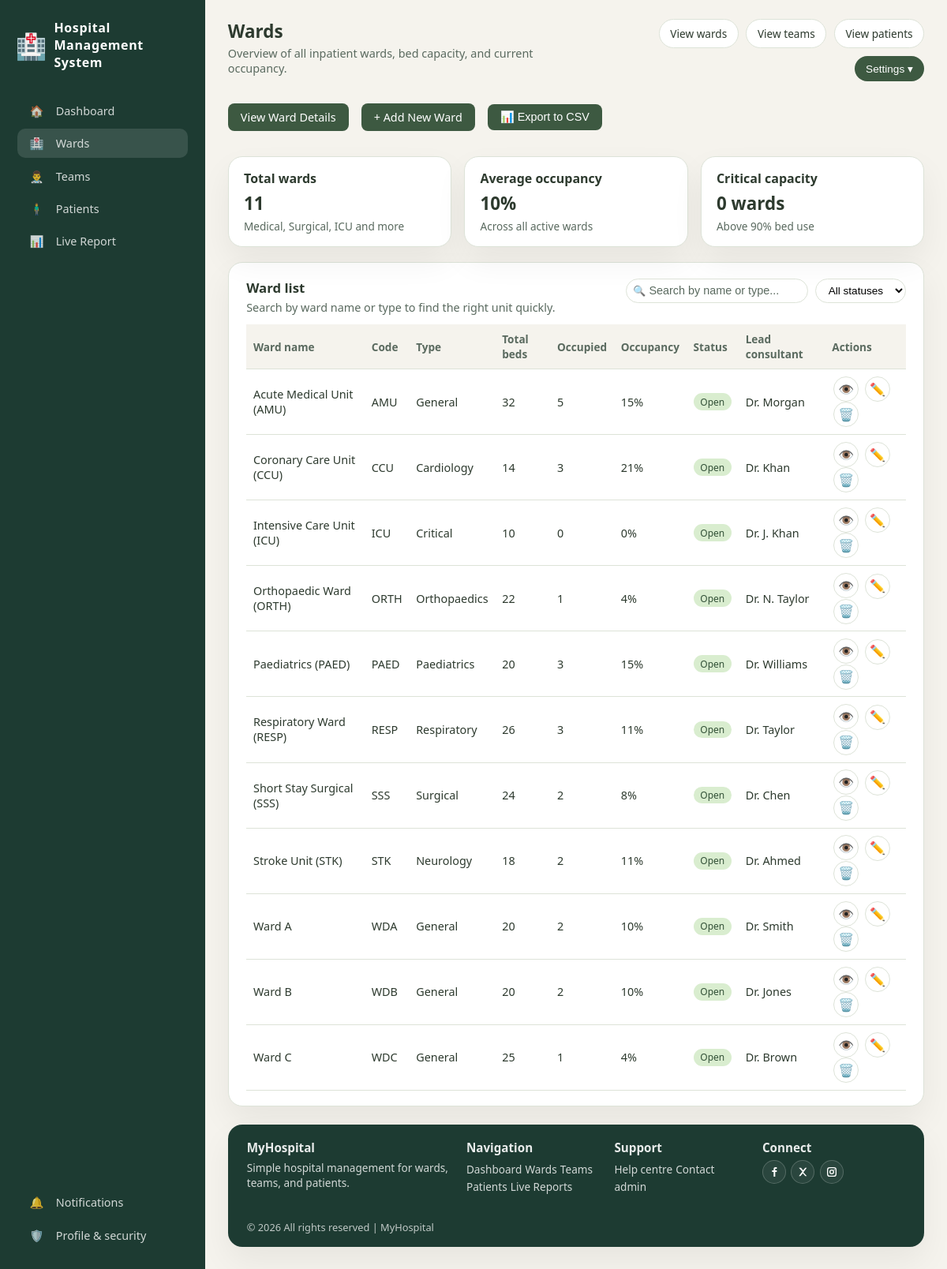
/wards (signed in), run on the app's committed database.
### tables this page shows
CREATE TABLE wards (
            id INTEGER PRIMARY KEY AUTOINCREMENT,
            name TEXT NOT NULL,
            code TEXT,
            type TEXT,
            capacity INTEGER NOT NULL,
            occupied INTEGER DEFAULT 0,
            lead_consultant TEXT,
            status TEXT DEFAULT 'active',
            gender_type TEXT DEFAULT 'Mixed',
            created_at TIMESTAMP DEFAULT CURRENT_TIMESTAMP
        );

### app.py (the view)
@app.route("/wards")
@login_required
def wards_page():
    conn = get_db_connection()
    wards = conn.execute("""
        SELECT id, name, code, type, capacity, occupied, lead_consultant, status, gender_type
        FROM wards ORDER BY name
    """).fetchall()
    ward_patients = {}
    for ward in wards:
        patients = conn.execute(
            "SELECT id, name, gender, age, diagnosis, bed FROM patients WHERE ward_id = ? AND status='Active'",
            (ward['id'],)
        ).fetchall()
        ward_patients[ward['id']] = patients
    total_wards = len(wards)
    total_occupancy = 0
    valid_wards = 0
    critical_wards = 0
    for ward in wards:
        if ward["capacity"] > 0:
            occupancy = (ward["occupied"] / ward["capacity"]) * 100
            total_occupancy += occupancy
            valid_wards += 1
            if occupancy >= 90:
                critical_wards += 1
    avg_occupancy = round(total_occupancy / valid_wards) if valid_wards > 0 else 0
    ward_stats = {
        "total_wards": total_wards,
        "avg_occupancy": avg_occupancy,
        "critical_wards": critical_wards,
    }
    conn.close()
    return render_template("wards.html", wards=wards, ward_patients=ward_patients, stats=ward_stats)

### app.py (called while the page is built)
@app.context_processor
def inject_user():
    return dict(user_role=session.get('role'), user_id=session.get('user_id'))

def login_required(f):
    @wraps(f)
    def decorated(*args, **kwargs):
        if not session.get("user_id"):
            return redirect(url_for("login_page"))
        return f(*args, **kwargs)
    return decorated

def get_db_connection():
    conn = sqlite3.connect(DATABASE_PATH)
    conn.row_factory = sqlite3.Row
    return conn

### templates/wards.html (shortened to what this page needs)
{% extends "base.html" %}
{% block extra_css %}
<link rel="stylesheet" href="/static/css/wards.css">
{% endblock %}
{% block active_wards %}active{% endblock %}
{% block page_title %}Wards{% endblock %}
{% block page_subtitle %}Overview of all inpatient wards, bed capacity, and current occupancy.{% endblock %}
{% block top_actions %}
{{ super() }}
{% endblock %}
{% block content %}
<section class="action-buttons-section">
  <div class="action-buttons-container">
    <a href="/ward" class="primary-btn">View Ward Details</a>
    {% if user_role == 'admin' %}
    <a href="#add-ward-modal" class="primary-btn" onclick="openAddWardModal()">+ Add New Ward</a>
    <button id="exportWardsBtn" class="primary-btn">📊 Export to CSV</button>
    {% endif %}
  </div>
</section>
<section class="summary-row">
  <article class="summary-card">
    <h2>Total wards</h2>
    <p class="summary-value">{{ stats.total_wards if stats else 0 }}</p>
    <p class="summary-label">Medical, Surgical, ICU and more</p>
  </article>
  <article class="summary-card">
    <h2>Average occupancy</h2>
    <p class="summary-value">{{ stats.avg_occupancy if stats else 0 }}%</p>
    <p class="summary-label">Across all active wards</p>
  </article>
  <article class="summary-card">
    <h2>Critical capacity</h2>
    <p class="summary-value">{{ stats.critical_wards if stats else 0 }} wards</p>
    <p class="summary-label">Above 90% bed use</p>
  </article>
</section>
<section class="table-card">
  <div class="table-card-header">
    <div>
      <h2>Ward list</h2>
      <p>Search by ward name or type to find the right unit quickly.</p>
    </div>
    <div class="table-actions">
      <div class="search-wrapper">
        <span class="search-icon">🔍</span>
        <input type="text" id="wardSearch" placeholder="Search by name or type..." autocomplete="off" />
      </div>
      <select id="wardStatusFilter" class="status-filter">
        <option value="all">All statuses</option>
      </select>
    </div>
  </div>
  <div class="table-scroll">
    <table class="data-table" id="wardsTable">
      <thead>
        <tr>
          <th>Ward name</th>
          <th>Code</th>
          <th>Type</th>
          <th>Total beds</th>
          <th>Occupied</th>
          <th>Occupancy</th>
          <th>Status</th>
          <th>Lead consultant</th>
          <th>Actions</th>
        </tr>
      </thead>
      <tbody>
        {% for ward in wards %}
        <tr>
          <td data-label="Ward name">{{ ward.name }}</td>
          <td data-label="Code">{{ ward.code }}</td>
          <td data-label="Type">{{ ward.type }}</td>
          <td data-label="Total beds">{{ ward.capacity }}</td>
          <td data-label="Occupied">{{ ward.occupied }}</td>
          <td data-label="Occupancy">
            {% if ward.capacity > 0 %}
            {{ (ward.occupied / ward.capacity * 100) | int }}%
            {% else %}0%{% endif %}
          </td>
          <td data-label="Status">
            {% set occupancy_percent = (ward.occupied / ward.capacity * 100) if ward.capacity > 0 else 0 %}
            {% if occupancy_percent >= 90 %}
            <span class="badge critical">Critical</span>
            {% elif occupancy_percent >= 75 %}
            <span class="badge warning">Limited</span>
            {% else %}
            <span class="badge ok">Open</span>
            {% endif %}
          </td>
          <td data-label="Lead consultant">{{ ward.lead_consultant or 'Not assigned' }}</td>
          <td data-label="Actions">
            <a href="/ward/{{ ward.id }}" class="btn-action btn-view" title="View Details">👁️</a>
            {% if user_role == 'admin' %}
            <button onclick="editWard(this)" data-ward-id="{{ ward.id }}" data-ward-name="{{ ward.name }}"
              data-ward-code="{{ ward.code }}" data-ward-type="{{ ward.type }}" data-ward-capacity="{{ ward.capacity }}"
              data-ward-occupied="{{ ward.occupied }}" data-ward-consultant="{{ ward.lead_consultant or '' }}"
              data-ward-gender="{{ ward.gender_type }}" class="btn-action btn-edit" title="Edit">✏️</button>
            <button onclick="deleteWard(this)" data-ward-id="{{ ward.id }}" data-ward-name="{{ ward.name }}"
              class="btn-action btn-delete" title="Delete">🗑️</button>
            {% endif %}
          </td>
        </tr>
        {% else %}
        <tr>
          <td colspan="9" style="text-align: center; padding: 2rem; color: var(--text-muted);">
            No wards found. Click "Add New Ward" to create your first ward.
          </td>
        </tr>
        {% endfor %}
      </tbody>
    </table>
  </div>
</section>
<br>
{% endblock %}

### static/css/base.css (style rules this page uses)
* { box-sizing: border-box; }
html[data-theme="light"] { --bg-page: #f5f3ed; --bg-main: #ffffff; --bg-hero: #e8f5d3; --bg-feature: #f5f3ed; --bg-card: #ffffff; --bg-sidebar: #1d3b32; --bg-pill: #d9edcf; --text-main: #2d3a2e; --text-muted: #5a6a5f; --text-invert: #ffffff; --accent: #3d5941; --accent-soft: #6c8f5f; --accent-pill: #325037; --border-subtle: #dde3d8; --shadow-soft: 0 18px 40px rgba(0, 0, 0, 0.06); }
html, body { margin: 0; padding: 0; height: 100%; overflow: hidden; font-family: system-ui, -apple-system, BlinkMacSystemFont, "Segoe UI", sans-serif; background: var(--bg-page); color: var(--text-main); }

### static/css/wards.css (style rules this page uses)
.action-buttons-section { margin: 1rem 0 2rem 0; }
a { text-decoration: none; }
.action-buttons-container { display: flex; gap: 1rem; align-items: center; flex-wrap: wrap; }
.primary-btn { padding: 0.5rem 1rem; background: var(--accent); color: white; border: none; border-radius: 8px; text-decoration: none; font-size: 0.9rem; cursor: pointer; transition: background 0.2s; white-space: nowrap; }
.summary-row { display: grid; grid-template-columns: repeat(3, minmax(0, 1fr)); gap: 1rem; margin-bottom: 1.2rem; }
.summary-card { background: var(--bg-card); border-radius: 18px; padding: 1rem 1.2rem; border: 1px solid var(--border-subtle); box-shadow: var(--shadow-soft); }
.summary-card h2 { margin: 0 0 0.3rem; font-size: 1rem; }
.summary-value { margin: 0 0 0.25rem; font-size: 1.4rem; font-weight: 600; }
.summary-label { margin: 0; font-size: 0.85rem; color: var(--text-muted); }
.table-card { background: var(--bg-main); border-radius: 18px; padding: 1.2rem 1.4rem; border: 1px solid var(--border-subtle); box-shadow: var(--shadow-soft); display: flex; flex-direction: column; }
.table-card-header { display: flex; justify-content: space-between; align-items: flex-start; gap: 1rem; margin-bottom: 0.8rem; }
.table-card-header h2 { margin: 0 0 0.25rem; font-size: 1.05rem; }
.table-card-header p { margin: 0; font-size: 0.9rem; color: var(--text-muted); }
.table-actions { display: flex; align-items: center; gap: 0.6rem; }
.search-wrapper { position: relative; }
.search-wrapper input { padding: 0.4rem 0.9rem 0.4rem 1.8rem; border-radius: 999px; border: 1px solid var(--border-subtle); background: var(--bg-main); font-size: 0.9rem; color: var(--text-main); }
.search-wrapper input::placeholder { color: var(--text-muted); }
.search-icon { position: absolute; left: 0.6rem; top: 50%; transform: translateY(-50%); font-size: 0.8rem; }
.status-filter { padding: 0.4rem 0.7rem; border-radius: 999px; border: 1px solid var(--border-subtle); background: var(--bg-main); font-size: 0.85rem; }
.table-scroll { overflow-x: auto; }
.data-table { width: 100%; border-collapse: collapse; font-size: 0.9rem; }
.data-table thead { background: var(--bg-feature); }
.data-table th, .data-table td { padding: 0.55rem 0.55rem; text-align: left; border-bottom: 1px solid var(--border-subtle); }
.data-table th { font-weight: 600; font-size: 0.85rem; color: var(--text-muted); }
.btn-action { width: 32px; height: 32px; border-radius: 50%; border: 1px solid var(--border-subtle); background: var(--bg-main); cursor: pointer; display: inline-flex; align-items: center; justify-content: center; text-decoration: none; font-size: 1rem; margin: 0 2px; transition: all 0.2s ease; }
.badge { display: inline-block; padding: 0.15rem 0.55rem; border-radius: 999px; font-size: 0.75rem; }
.badge.ok { background: #d9edcf; color: #325037; }

### data on the page
wards: name "Acute Medical Unit (AMU)", code "AMU", type "General", capacity "32", occupied "5", (ward.occupied/ward.capacity*100)|int "15", lead_consultant "Dr. Morgan"
wards: name "Coronary Care Unit (CCU)", code "CCU", type "Cardiology", capacity "14", occupied "3", (ward.occupied/ward.capacity*100)|int "21", lead_consultant "Dr. Khan"
wards: name "Intensive Care Unit (ICU)", code "ICU", type "Critical", capacity "10", occupied "0", (ward.occupied/ward.capacity*100)|int "0", lead_consultant "Dr. J. Khan"
wards: name "Orthopaedic Ward (ORTH)", code "ORTH", type "Orthopaedics", capacity "22", occupied "1", (ward.occupied/ward.capacity*100)|int "4", lead_consultant "Dr. N. Taylor"
wards: name "Paediatrics (PAED)", code "PAED", type "Paediatrics", capacity "20", occupied "3", (ward.occupied/ward.capacity*100)|int "15", lead_consultant "Dr. Williams"
wards: name "Respiratory Ward (RESP)", code "RESP", type "Respiratory", capacity "26", occupied "3", (ward.occupied/ward.capacity*100)|int "11", lead_consultant "Dr. Taylor"
wards: name "Short Stay Surgical (SSS)", code "SSS", type "Surgical", capacity "24", occupied "2", (ward.occupied/ward.capacity*100)|int "8", lead_consultant "Dr. Chen"
wards: name "Stroke Unit (STK)", code "STK", type "Neurology", capacity "18", occupied "2", (ward.occupied/ward.capacity*100)|int "11", lead_consultant "Dr. Ahmed"
wards: name "Ward A", code "WDA", type "General", capacity "20", occupied "2", (ward.occupied/ward.capacity*100)|int "10", lead_consultant "Dr. Smith"
wards: name "Ward B", code "WDB", type "General", capacity "20", occupied "2", (ward.occupied/ward.capacity*100)|int "10", lead_consultant "Dr. Jones"
wards: name "Ward C", code "WDC", type "General", capacity "25", occupied "1", (ward.occupied/ward.capacity*100)|int "4", lead_consultant "Dr. Brown"

### other printed values
{{ stats.total_wards if stats else 0 }} "11"
{{ stats.avg_occupancy if stats else 0 }} "10"
{{ stats.critical_wards if stats else 0 }} "0"
